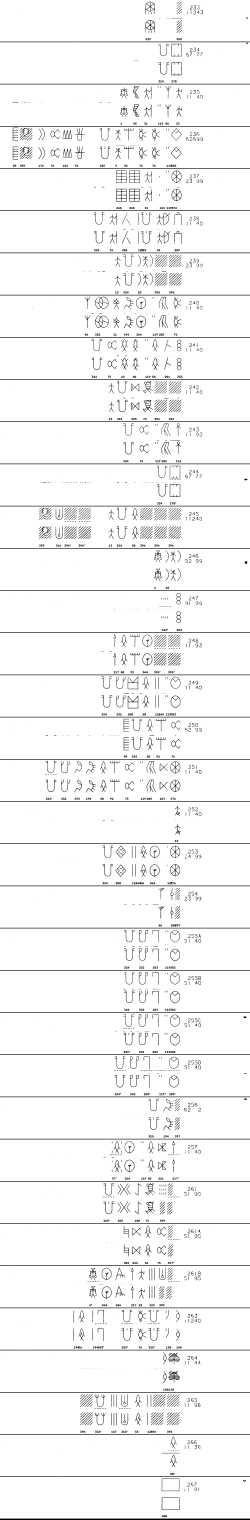
#> input picture digitized/proofsheets/p023_col2.png, 1000 x 6077 px, given in place of p020.png, which was not available (shown at 1/4 size)
$ python sl3.py ../proofsheets/p023_col2.png
#> lines starting #> are read from the running program, lines starting #| are printed output that depends on the picture
### digitized/pipeline/common.py
import numpy as np, cv2
from PIL import Image
S='/tmp/claude-1000/-home-koskenni-ai-indus/9b5180f3-e622-40d5-aabe-c02d518af172/scratchpad'
PITCH=35.5
def load(p):
#> called with p = 20
    a=(np.array(Image.open(f'{S}/desk/p{p:03d}.png').convert('L'))<128).astype(np.uint8)
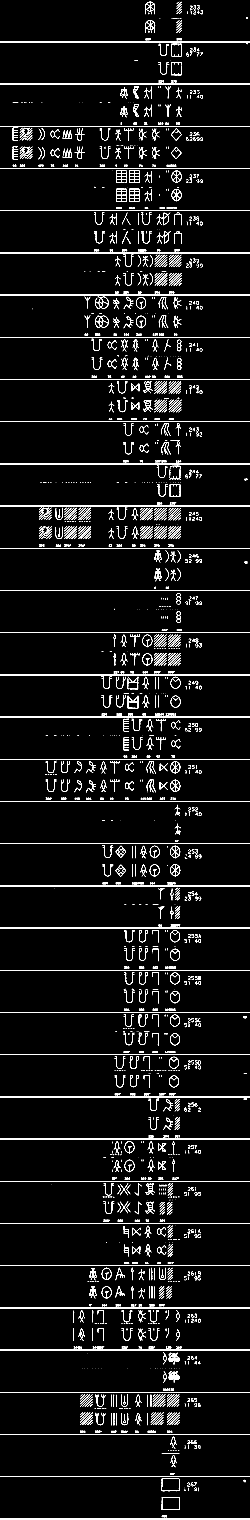
#> a: shape (6077, 1000) (shown at 1/4 size); values 0 (black) and 1 (white), 3.5% white in thin lines or dots
    n,lab,st,cen=cv2.connectedComponentsWithStats(a,connectivity=8)
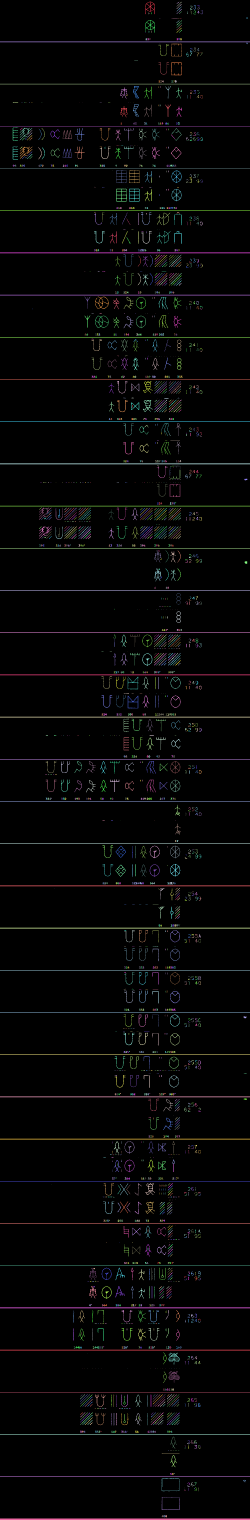
#> lab: shape (6077, 1000) int32 (shown at 1/4 size); 2229 distinct labels, from 0 to 2228; one colour per label, 0 black
#> n = 2229; st = 2229 rows, first 6: [0, 0, 1000, 6074, 5865658], [581, 6, 39, 51, 431], [706, 7, 11, 9, 18], [707, 7, 20, 19, 39], [706, 16, 21, 20, 41], [760, 23, 10, 15, 48]; cen = 2229 pairs, first value 54.04 to 987.8, second value 10.89 to 6075
    return a,lab,st[1:]
def digitlike(st):
    return (st[:,3]>=26)&(st[:,3]<=44)&(st[:,2]<=34)&(st[:,2]>=3)
def lines_from(comps,tol=12):
    comps=sorted(comps,key=lambda c:c[1]); L=[]
    for c in comps:
        if L and abs(c[1]-np.median([d[1] for d in L[-1]]))<tol: L[-1].append(c)
        else: L.append([c])
    return L
# [29 lines left out: functions cell_crop, center_norm, line_glyphs, not called in this run]

DT=None
# [31 lines left out: functions read_number, split_underline, render, not called in this run]

CT=None
# [74 lines left out: functions classify_char, read_cells, read_cells, not called in this run]

### digitized/pipeline/sl3.py
import sys; sys.path.insert(0,sys.argv[1]+'/work')
from common import *
import pickle
entries=[]
for p,Rs in [(20,[596,1012,1426,1842,2257,2673,3088,3502,3918,4331]),(21,[508,923,1338,1755,2171,2588,3003,3420,3835,4251])]:
    a,lab,st=load(p)
#> st = 2228 rows, first 6: [581, 6, 39, 51, 431], [706, 7, 11, 9, 18], [707, 7, 20, 19, 39], [706, 16, 21, 20, 41], [760, 23, 10, 15, 48], [774, 22, 10, 16, 56]
    dl=digitlike(st)
    for ci,R in enumerate(Rs):
        sel=[tuple(s) for s,d in zip(st,dl) if d and R-160<s[0]+s[2]<=R+8]
        L=lines_from(sel)
        L=[l for l in L if len(l)>=1]
        tops=[int(np.median([c[1] for c in l])) for l in L]
        used=set()
        for i,t in enumerate(tops):
            if i in used: continue
            j=[k for k,t2 in enumerate(tops) if 40<t2-t<58]
            if not j: continue
            j=j[0]; used|={i,j}
            entries.append(dict(page=p,col=ci,R=R,ytop=t,ybot=tops[j]))
#> after the loop, entries = []
#> pass 2 of the loop `for p,Rs in [(20,[596,1012,1426,1842,2257,2673,3088,3502,3918,4331]),(..`:
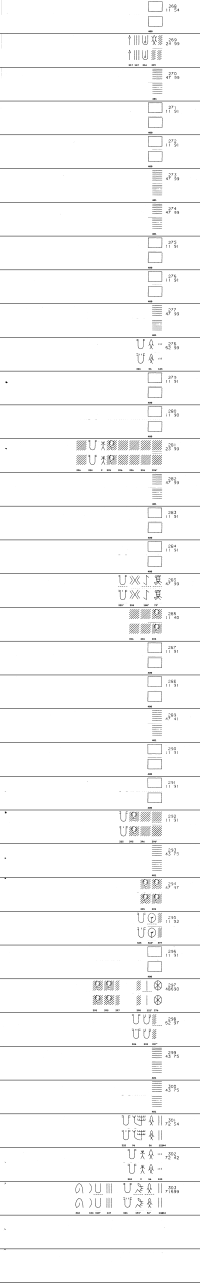
#> input picture digitized/proofsheets/p024_col1.png, 1000 x 6414 px, given in place of p021.png, which was not available (shown at 1/5 size)
#> in load (call 2), `a=(np.array(Image.open(f'{S}/desk/p{p:03d}.png').convert('L'))<128).as..`:
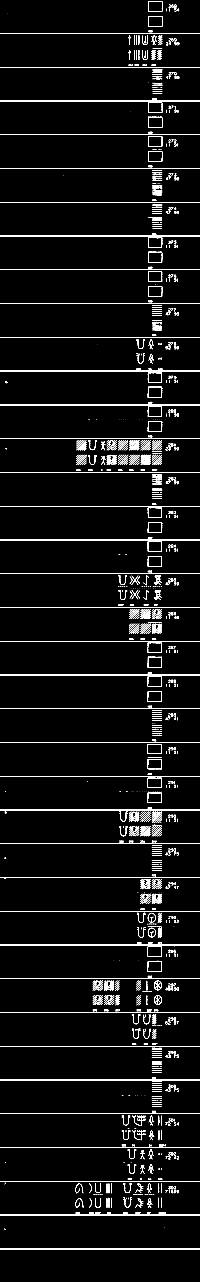
#> a: shape (6414, 1000) (shown at 1/5 size); values 0 (black) and 1 (white), 2.7% white in thin lines or dots
#> in load (call 2), `n,lab,st,cen=cv2.connectedComponentsWithStats(a,connectivity=8)`:
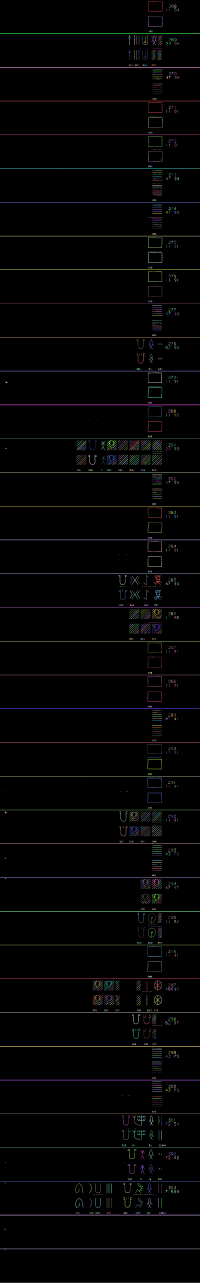
#> lab: shape (6414, 1000) int32 (shown at 1/5 size); 1444 distinct labels, from 0 to 1443; one colour per label, 0 black
#> in load (call 2), `n,lab,st,cen=cv2.connectedComponentsWithStats(a,connectivity=8)`: n = 1444; st = 1444 rows, first 6: [0, 0, 1000, 6412, 6243554], [741, 7, 71, 51, 410], [846, 23, 8, 10, 23], [857, 23, 11, 15, 57], [872, 23, 10, 16, 69], [880, 26, 2, 3, 5]; cen = 1444 pairs, first value 21 to 892.3, second value 26.48 to 6412.5
#> `a,lab,st=load(p)`: st = 1443 rows, first 6: [741, 7, 71, 51, 410], [846, 23, 8, 10, 23], [857, 23, 11, 15, 57], [872, 23, 10, 16, 69], [880, 26, 2, 3, 5], [844, 33, 10, 5, 24]
#> the loop `for ci,R in enumerate(Rs):` made 10 passes
#> tops on passes 1 to 2: [2202, 2221, 2274, 2294], [2201, 2221, 2274, 2294, 4058, 4077, 4131, 4150]
#> after the loop `for ci,R in enumerate(Rs):`: entries = 3 items
print(len(entries))
#| 3
pickle.dump(entries,open(sys.argv[1]+'/work/sl_entries.pkl','wb'))
